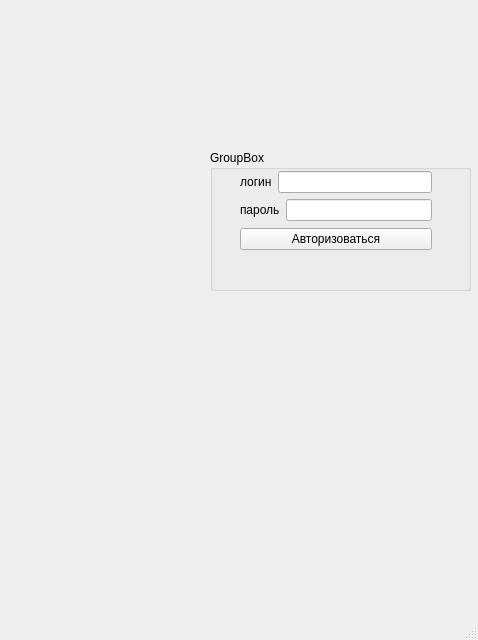
<?xml version="1.0" encoding="UTF-8"?>
<ui version="4.0">
 <class>MainWindow</class>
 <widget class="QMainWindow" name="MainWindow">
  <property name="geometry">
   <rect>
    <x>0</x>
    <y>0</y>
    <width>478</width>
    <height>640</height>
   </rect>
  </property>
  <property name="windowTitle">
   <string>MainWindow</string>
  </property>
  <widget class="QWidget" name="centralwidget">
   <widget class="QGroupBox" name="groupBox">
    <property name="geometry">
     <rect>
      <x>210</x>
      <y>150</y>
      <width>261</width>
      <height>141</height>
     </rect>
    </property>
    <property name="title">
     <string>GroupBox</string>
    </property>
    <widget class="QWidget" name="">
     <property name="geometry">
      <rect>
       <x>30</x>
       <y>20</y>
       <width>192</width>
       <height>83</height>
      </rect>
     </property>
     <layout class="QVBoxLayout" name="verticalLayout_2">
      <item>
       <layout class="QVBoxLayout" name="verticalLayout">
        <item>
         <layout class="QHBoxLayout" name="horizontalLayout_2">
          <item>
           <widget class="QLabel" name="label">
            <property name="text">
             <string>логин</string>
            </property>
           </widget>
          </item>
          <item>
           <widget class="QLineEdit" name="login"/>
          </item>
         </layout>
        </item>
        <item>
         <layout class="QHBoxLayout" name="horizontalLayout">
          <item>
           <widget class="QLabel" name="label_2">
            <property name="text">
             <string>пароль</string>
            </property>
           </widget>
          </item>
          <item>
           <widget class="QLineEdit" name="pass"/>
          </item>
         </layout>
        </item>
       </layout>
      </item>
      <item>
       <widget class="QPushButton" name="pushButton">
        <property name="text">
         <string>Авторизоваться</string>
        </property>
       </widget>
      </item>
     </layout>
    </widget>
   </widget>
   <widget class="QLabel" name="image">
    <property name="geometry">
     <rect>
      <x>30</x>
      <y>140</y>
      <width>141</width>
      <height>181</height>
     </rect>
    </property>
    <property name="text">
     <string/>
    </property>
    <property name="pixmap">
     <pixmap>../../../../ЦВЕТЫ/фото/Изображение WhatsApp 2023-03-19 в 18.20.43.jpg</pixmap>
    </property>
   </widget>
  </widget>
  <widget class="QMenuBar" name="menubar">
   <property name="geometry">
    <rect>
     <x>0</x>
     <y>0</y>
     <width>478</width>
     <height>21</height>
    </rect>
   </property>
  </widget>
  <widget class="QStatusBar" name="statusbar"/>
 </widget>
 <resources/>
 <connections/>
</ui>
